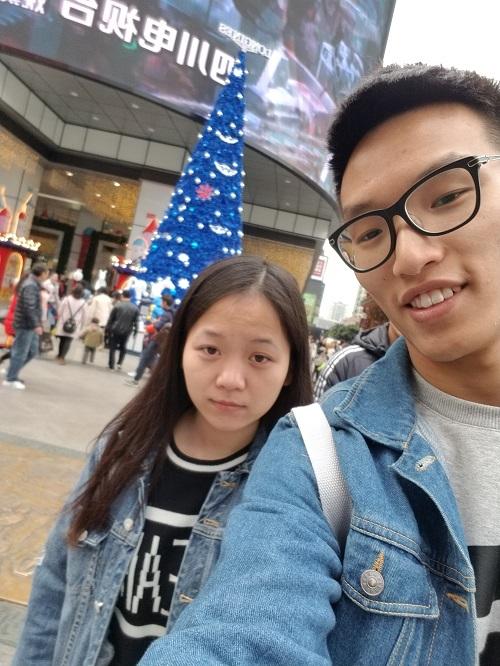
#> input picture templatematch.jpg, 500 x 666 px
$ python 19_Line.py
#> lines starting #> are read from the running program, lines starting #| are printed output that depends on the picture; after the words box and inside, x2 and y2 are one past the last pixel; in counts of white or black regions, pixels touching at a corner belong together
#> further down, src is the input picture: shape (666, 500, 3); mean B, G, R 129.8, 126.7, 127.7
import cv2 as cv
import numpy as np


def line_detection(img):
    """方法一"""
    gray = cv.cvtColor(img, cv.COLOR_RGB2GRAY)
    edges = cv.Canny(gray, 50, 150, apertureSize=3)
    lines = cv.HoughLines(edges, 1, np.pi / 180, 200)
    # 以下为标准做法
    for line in lines:
        rho, theta = line[0]
        a = np.cos(theta)
        b = np.sin(theta)
        x0 = a * rho
        y0 = b * rho
        x1 = int(x0 + 1000 * (-b))
        y1 = int(y0 + 1000 * a)
        x2 = int(x0 - 1000 * (-b))
        y2 = int(y0 - 1000 * a)
        cv.line(img, (x1, y1), (x2, y2), (0, 0, 255), 2)
    cv.imshow("img lines", img)


def line_detect_possible(img):
    """方法二"""
    gray = cv.cvtColor(img, cv.COLOR_RGB2GRAY)
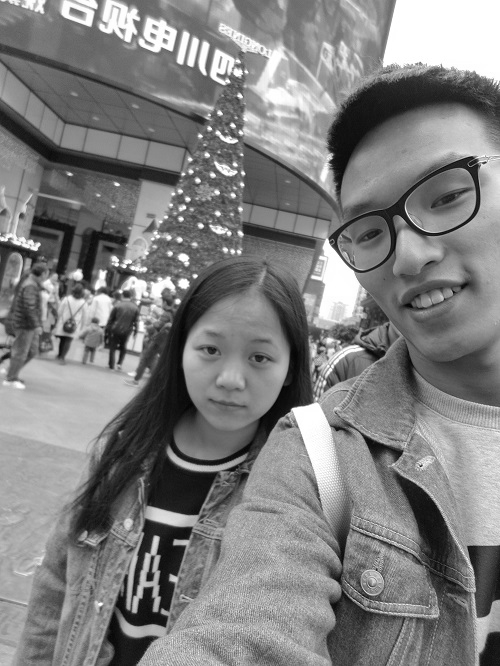
#> gray: shape (666, 500); min 1, max 255, mean 127.7
    edges = cv.Canny(gray, 50, 150, apertureSize=3)
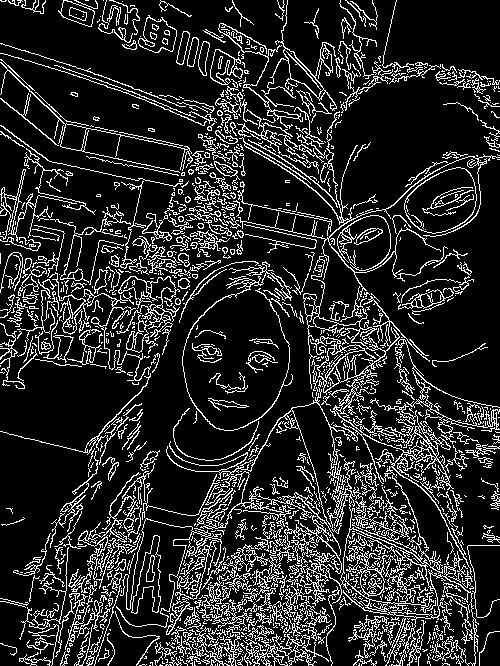
#> edges: shape (666, 500); 16.2% white in thin lines or dots
    # minLineLength：线段最大长度
    # maxLineGap:点和线段之间允许的间隔大小
    lines = cv.HoughLinesP(edges, 1, np.pi / 180, 200, minLineLength=50, maxLineGap=10)
#> lines = 19 rows, first 6: [10, 254, 90, 334], [212, 460, 412, 660], [274, 481, 456, 663], [15, 255, 86, 326], [276, 480, 437, 641], [48, 660, 157, 551]
    for line in lines:
        x1, y1, x2, y2 = line[0]
        cv.line(img, (x1, y1), (x2, y2), (0, 0, 255), 2)
#> this loop made 19 passes
#> (x1, y1, x2, y2) on passes 1 to 12: (10, 254, 90, 334), (212, 460, 412, 660), (274, 481, 456, 663), (15, 255, 86, 326), (276, 480, 437, 641), (48, 660, 157, 551), (0, 213, 95, 308), (309, 368, 385, 444), (357, 422, 386, 490), (62, 665, 112, 502), (314, 530, 449, 665), (144, 246, 376, 14)
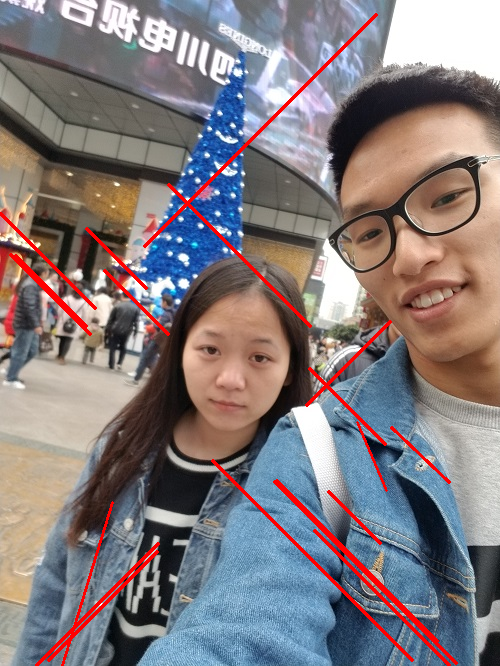
#> img: shape (666, 500, 3); 2.97% of pixels changed, all inside (x1, y1, x2, y2) = (0, 13, 458, 666)
    cv.imshow("img lines", img)


src = cv.imread('templatematch.jpg')
cv.imshow('def', src)
line_detect_possible(src)
cv.waitKey(0)
cv.destroyAllWindows()

$ run again, with testcww.jpg copied over templatematch.jpg
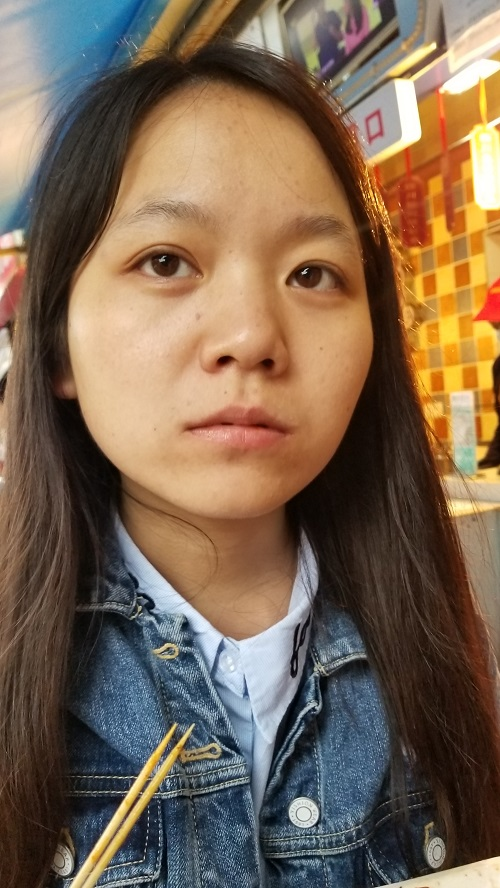
#> input picture testcww.jpg, 500 x 888 px
#> src is the input picture: shape (888, 500, 3); mean B, G, R 81.8, 102.1, 123.4
#> in line_detect_possible, `edges = cv.Canny(gray, 50, 150, apertureSize=3)`:
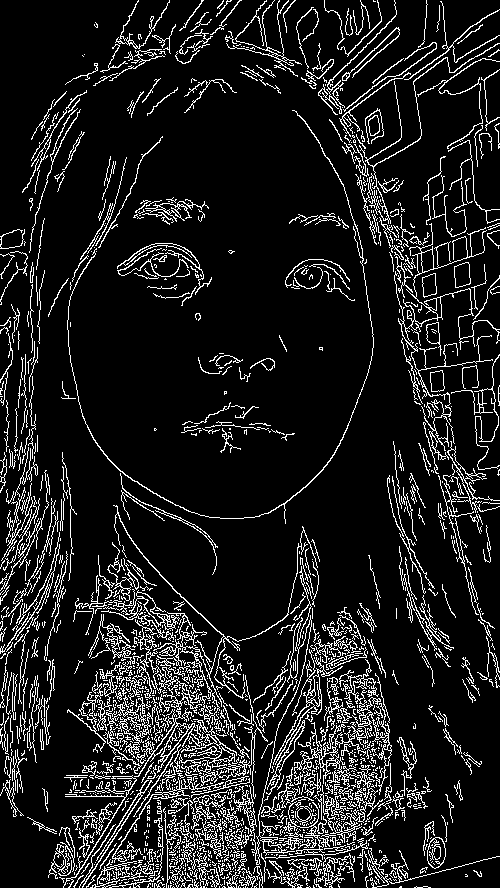
#> edges: shape (888, 500); 11.8% white in thin lines or dots
#> lines = 23 rows, first 6: [96, 576, 221, 701], [272, 755, 399, 882], [89, 624, 253, 788], [252, 739, 400, 887], [247, 719, 356, 828], [233, 750, 353, 870]
#> the loop in line_detect_possible, `for line in lines:` made 23 passes
#> after the loop in line_detect_possible, `for line in lines:`:
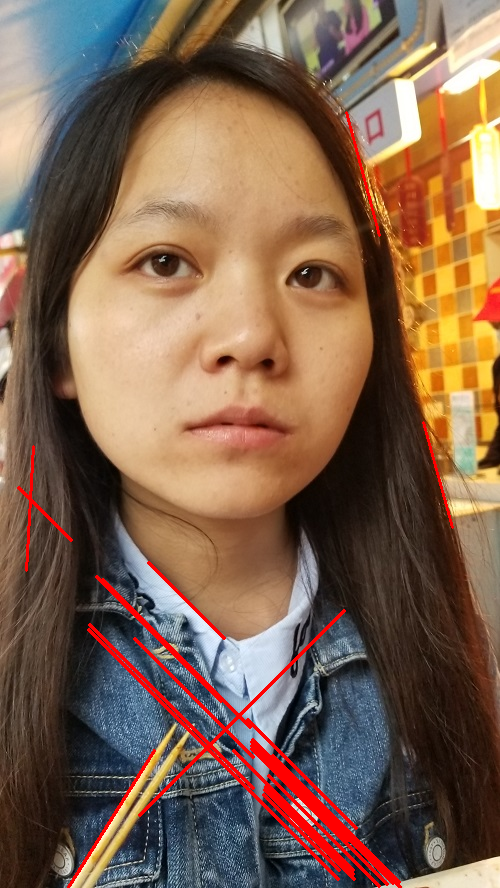
#> img: shape (888, 500, 3); 2.81% of pixels changed, all inside (x1, y1, x2, y2) = (17, 111, 454, 888)
